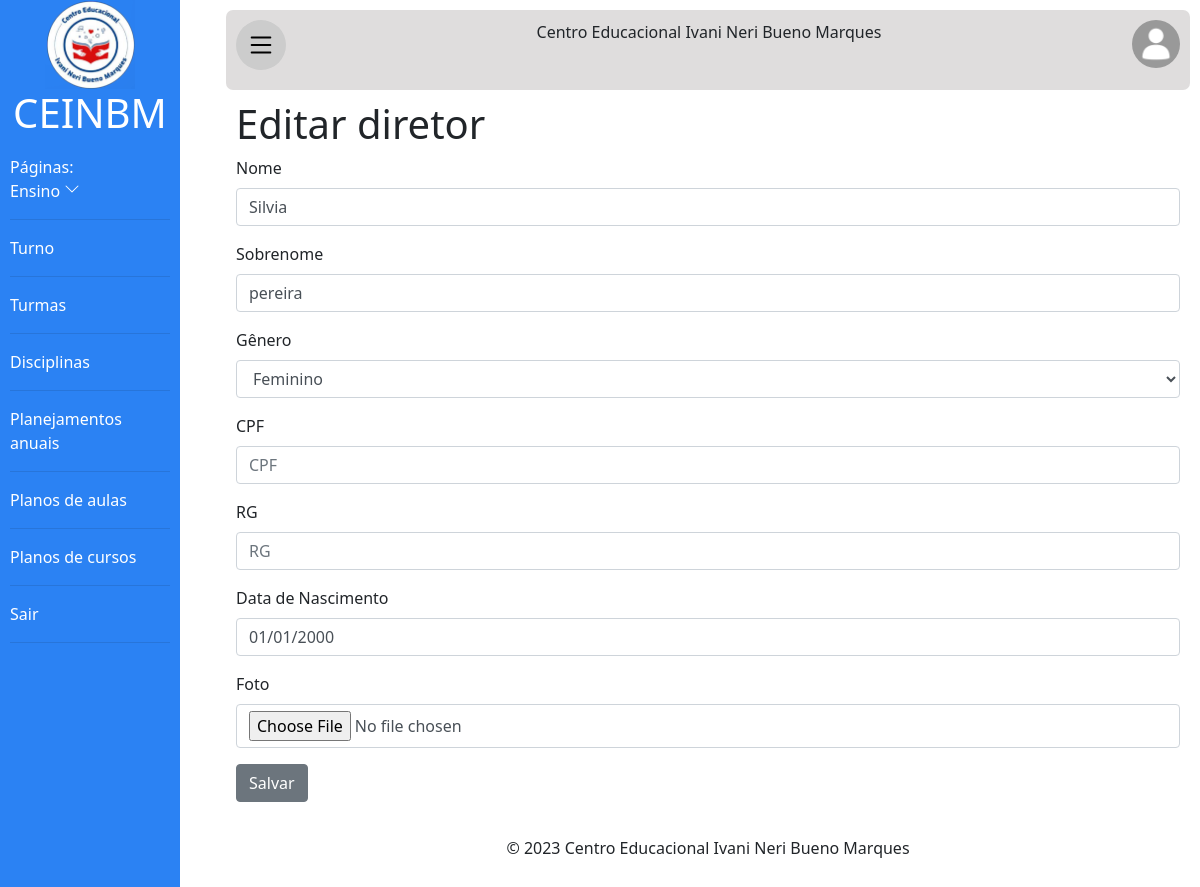
The page /ceinbm/editar/Diretor/1 (signed in) on the database its author committed.
### principal/models.py (models this page shows, shortened)
class Usuario(models.Model):
    texto_ajuda_senha = 'A senha deverá ter no mínimo 8 caracteres. Deverá ter números e letras.'
    generos = [
        ('Masculino', 'Masculino'),
        ('Feminino', 'Feminino'),
        ('Outro', 'Outro')
    ]
    user = models.OneToOneField(
        User, on_delete=models.CASCADE, blank=True, null=True)
    nome = models.CharField(max_length=50)
    sobrenome = models.CharField(max_length=100)
    genero = models.CharField(
        max_length=30, choices=generos, verbose_name='Gênero', default='Outro')
    email = models.EmailField()
    senha = models.CharField(max_length=128, help_text=texto_ajuda_senha)
    cpf = models.CharField(max_length=14, blank=True, verbose_name='CPF')
    rg = models.CharField(max_length=13, blank=True, verbose_name='RG')
    data_de_nascimento = models.DateField(
        blank=True, null=True, default='01/01/2000', verbose_name='Data de Nascimento')
    class Meta:
        abstract = True

class Diretor(Usuario):
    cargo = models.CharField(
        max_length=100, default='Diretor', verbose_name='Cargo')
    foto = models.ImageField(upload_to='fotos_diretores/',
                             blank=True, null=True, verbose_name='Foto')

### editar/views.py (the view, shortened to what this page needs)
# urls.py: path('Diretor/<int:id>',views.edt_diretor,name='edt_diretor'),
@login_required(login_url='login')
@has_permission_decorator(permission_name='modificar_diretor')
def edt_diretor(request, id):
    diretor = get_object_or_404(Diretor, pk=id)
    form = DiretorEditarModelForm(
        request.POST or None, request.FILES or None, instance=diretor)
    return render(request, 'editar_diretor.html', {'form': form, 'id': id})

### editar/formsEditar.py
class DiretorEditarModelForm(forms.ModelForm):
    class Meta:
        model=Diretor
        fields='__all__'
        exclude=[
            'user',
            'cargo',
            'senha',
            'email'
        ]

### editar/templates/editar_diretor.html (shortened to what this page needs)
{% extends 'baseoficial.html' %}
{% load static %}
{% load bootstrap4 %}
{% block section %}
<form action="{% url 'edt_diretor' id %}" method="post" enctype="multipart/form-data">{% csrf_token %}
    <h1>Editar diretor</h1>
    {% bootstrap_form form %}
    <button class="btn btn-secondary" type="submit">Salvar</button>
</form>
<br>
{% endblock %}

### templates/static/css/principal.css (style rules this page uses)
* { margin: 0; padding: 0; font-family: 'Segoe UI', Tahoma, Geneva, Verdana, sans-serif; }
body { background-color: rgb(240, 240, 240); min-width: 300px; }

### rows shown on the page
Diretor: nome "Silvia", sobrenome "pereira", genero "Feminino", data_de_nascimento "01/01/2000"
